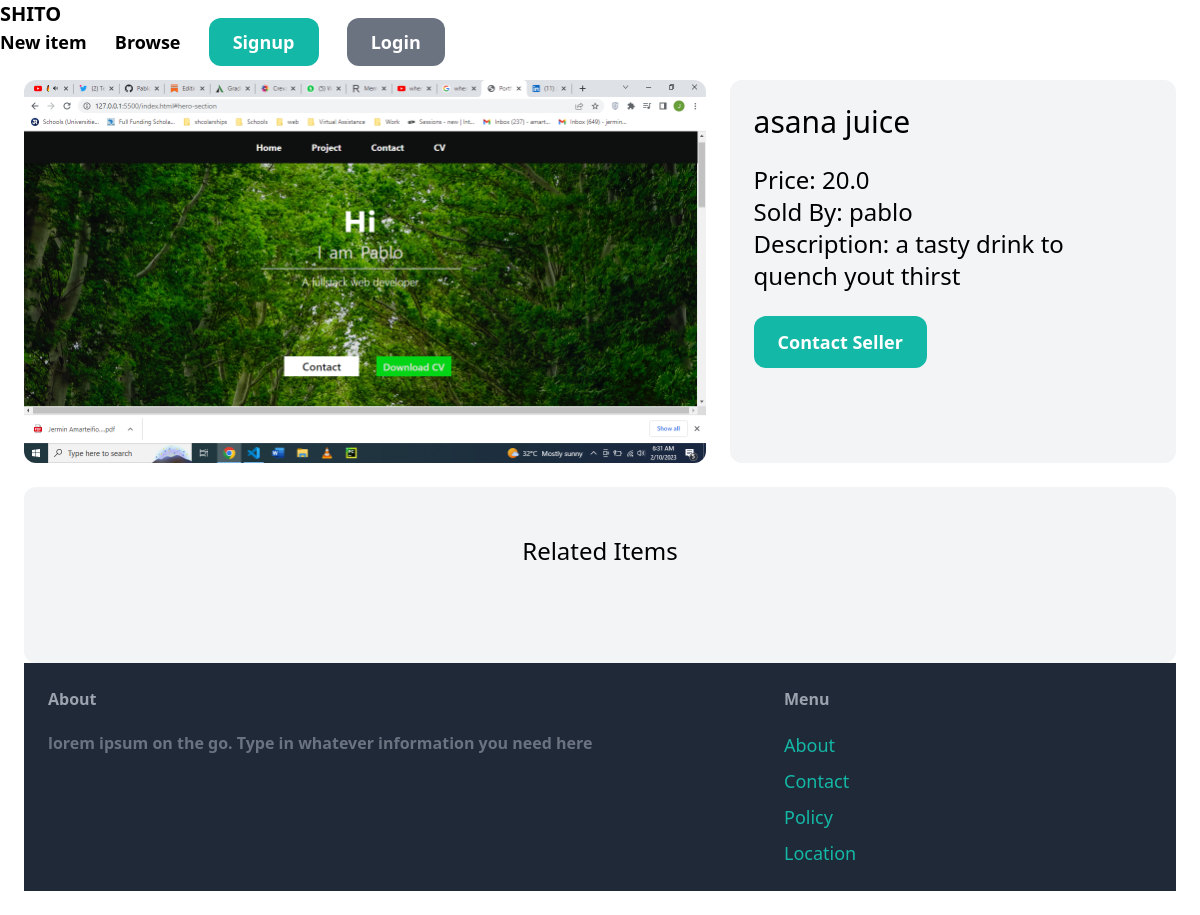
The app's page /item/2/, older data.
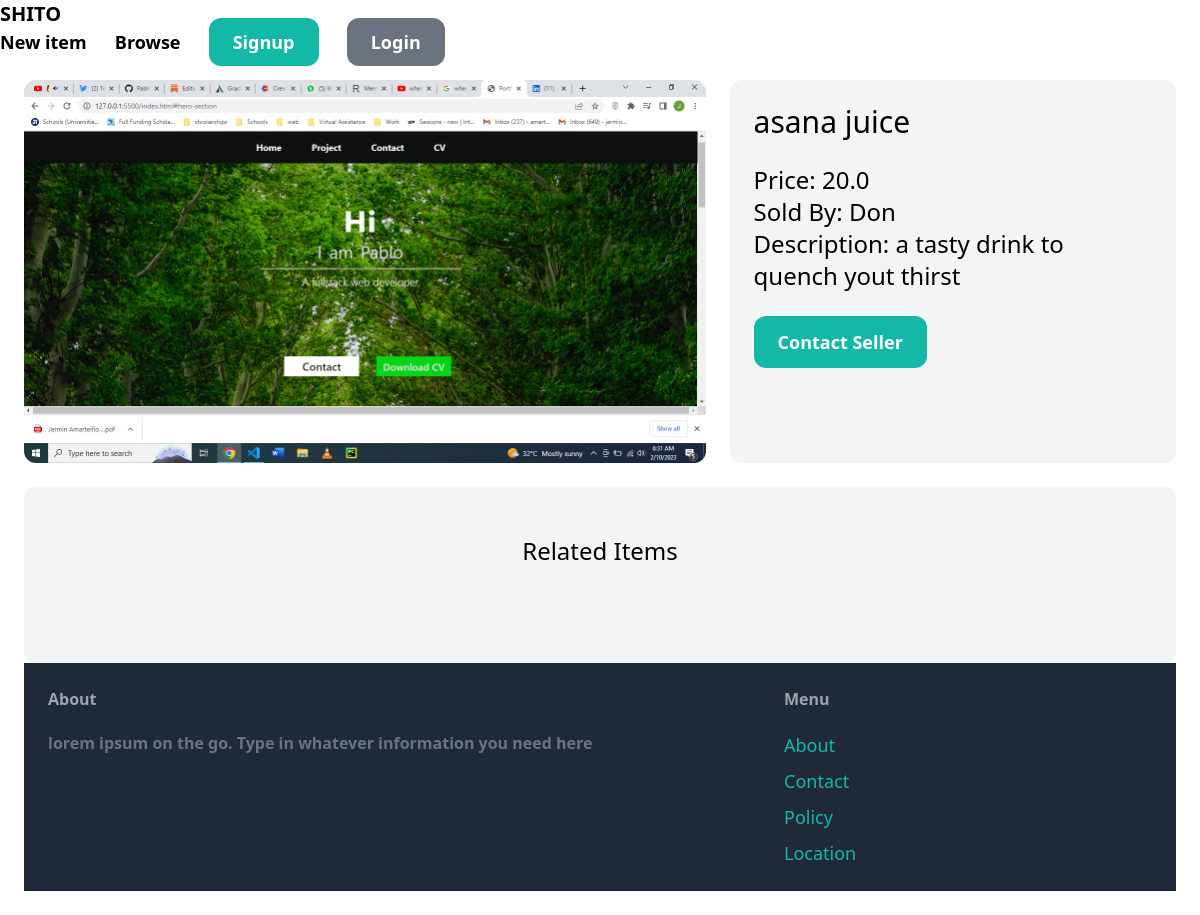
The same page, newer data.
### item/models.py (models this page shows, shortened)
class Item(models.Model):
    category = models.ForeignKey(Category, related_name='items', on_delete=models.CASCADE)
    name = models.CharField(max_length=255)
    description = models.TextField(blank=True, null=True)
    price = models.FloatField()
    image = models.ImageField(upload_to='item_images', blank=True, null=True)
    is_sold = models.BooleanField(default=False)
    created_at = models.DateField(auto_now_add=True)
    created_by = models.ForeignKey(User, related_name='items', on_delete=models.CASCADE)

### item/views.py (the view)
# urls.py: path('<int:pk>/', views.detail, name='detail'),
def detail(request, pk):
    item = get_object_or_404(Item, pk=pk)
    related_items= Item.objects.filter(category=item.category, is_sold=False).exclude(pk=pk)[0:3]
    return render(request, 'item/detail.html',{
        'item': item,
        'related_items': related_items
    })

### item/templates/item/detail.html (shortened to what this page needs)
{% extends 'Spice/base.html' %}
{% block content %}
<div class= "grid grid-cols-5 gap-6">
    <div class="col-span-3">
        <img src="{{item.image.url}}" class="rounded-xl">
    </div>
    <div class="col-span-2 p-6 bg-gray-100 rounded-xl">
        <h1 class="mb-6 text-3xl">{{item.name}}</h1>
        <p class="text-2xl">Price: {{item.price}}</p>
        <p class="text-2xl">Sold By: {{item.created_by.username}}</p>
        {% if item.description %}
            <p class="text-2xl">Description: {{item.description}}</p>
        {% endif %}
        {% if request.user == item.created_by %}
            <div class= "mt-6 p-6 bg-white rounded-xl">
                <p> This item was created by you</p>
                <a href= {% url 'item:edit' item.id %} class= "inline-block mt-6 px-6 py-3 text-lg font-semibold bg-teal-500 text-white rounded-xl">Edit</a>
                <a href= {% url 'item:delete' item.id %} class= "inline-block mt-6 px-6 py-3 text-lg font-semibold bg-red-500 text-white rounded-xl">Delete</a>
            </div>
        {% else %}
            <a href= {% url 'conversation:new' item.id %} class="inline-block mt-6  px-6 py-3 text-lg rounded-xl font-semibold bg-teal-500 text-white hover:bg-teal-700"> Contact Seller</a>
        {% endif %}
    </div>
</div>
<div class= 'mt-6 px-6 py-12 bg-gray-100 rounded-xl'>
    <h2 class= 'mb-12 text-2xl text-center'>Related Items</h2>
{% endblock content %}

Row changes from the older to the newer data that the page shows:
changed Item "asana juice": created_by.username "pablo" → "Don"
